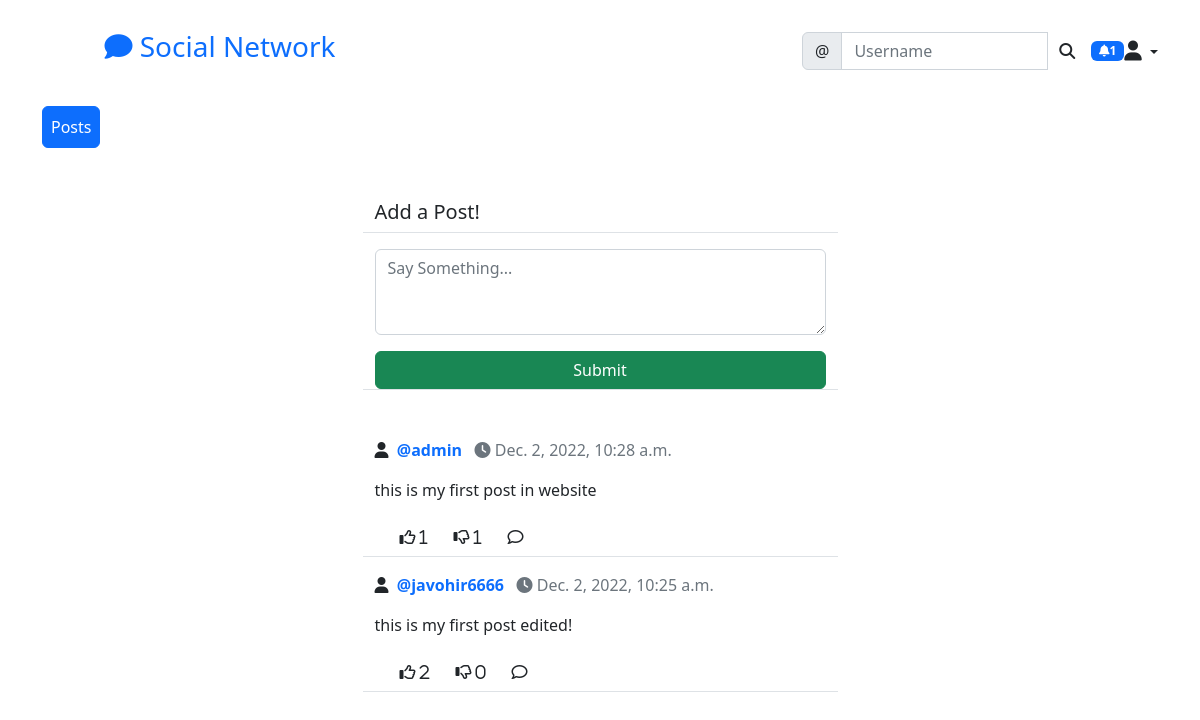
The app's page /social/ (signed in) with its own data.
### social/models.py (models this page shows)
class Post(models.Model):
    body = models.TextField()
    created_at = models.DateTimeField(auto_now_add=True)
    author = models.ForeignKey(User, on_delete=models.CASCADE)
    like = models.ManyToManyField(User,blank=True, related_name='likes')
    dislikes = models.ManyToManyField(User, blank=True, related_name='dislikes')

### social/views.py (the view, shortened to what this page needs)
# urls.py: path('', PostListView.as_view(), name='post-list'),
class PostListView(LoginRequiredMixin, View):
    def get(self,request, *args, **kwargs):
        logged_in_user = request.user
        posts = Post.objects.filter(
            author__profile__followers__in = [logged_in_user.id]
            ).order_by('-created_at')
        form = PostForm()
        context = {
            'post_list':posts,
            'form' : form
        }
        return render(request, 'social/post_list.html', context)

### social/forms.py
class PostForm(forms.ModelForm):
    body = forms.CharField(
        label= '',
        widget=forms.Textarea(attrs={
            'rows':'3',
            'placeholder':"Say Something..."
        })
    )
    class Meta:
        model = Post
        fields = ['body']

### landing/templatetags/custom_tags.py (called while the page is built)
@register.inclusion_tag('social/show_notifications.html', takes_context=True)
def show_notifications(context):
	request_user = context['request'].user
	notifications = Notification.objects.filter(to_user=request_user).exclude(user_has_seen=True).order_by('-date')
	return {'notifications': notifications}

### social/templates/social/post_list.html (shortened to what this page needs)
{% extends 'landing/base.html' %}
{% load crispy_forms_tags %}
{% block content %}
<div class="container mt-5">
    <div class="row justify-content-center mt-3">
        <div class="col-md-5 col-sm-12 border-bottom">
            <h5>Add a Post!</h5>
        </div>
    </div>
    <div class="row justify-content-center mt-3 mb-5">
        <div class="col-md-5 col-sm-12 border-bottom">
            <form method="POST">
                {{form|crispy}}
            <div class="d-grid gap-2">
                <button class="btn btn-success mt-3">Submit</button>
            </div>
            </form>
        </div>
    </div>
    {% for post in post_list %}
        <div class="row justify-content-center mt-3">
            <div class="col-md-5 col-sm-12 border-bottom">
                <p>
                    <i class="fa fa-user" aria-hidden="true"></i>
                    &nbsp;<strong><a href="{% url 'profile' post.author.profile.pk %}" class="text-decoration-none text-primary">@{{post.author}}</a></strong>
                        <span class="text-muted">
                            <i class="fa fa-clock" aria-hidden="true">
                            </i>&nbsp;{{post.created_at}}
                        </span>
                </p>
                <p>{{post.body|safe|slice:50}}</p>
                <div class="container">
                <div class="d-flex flex-row">
                    <form method="POST" action="{% url 'like' post.pk %}">
                        <button type="submit" class="btn btn-transparent">
                            <i class="far fa-thumbs-up">&nbsp;<span>{{post.like.all.count}}</span></i>
                        </button>
                    </form>
                    <form method="POST" action="{% url 'dislike' post.pk %}">
                        <button type="submit" class="btn btn-transparent">
                            <i class="far fa-thumbs-down">&nbsp;<span>{{post.dislikes.all.count}}</span></i>
                        </button>
                    </form>
                    <a class="btn btn-transparent" href="{% url 'post-detail' post.pk %}"><i class="far fa-comment"></i></a>
                </div>
            </div>
            </div>
        </div>
        {% endfor %}
</div>
{% endblock content %}

### records on screen
Post: author "admin", created_at "Dec. 2, 2022, 10:28 a.m.", body "this is my first post in website", like.all.count "1", dislikes.all.count "1"
Post: author "javohir6666", created_at "Dec. 2, 2022, 10:25 a.m.", body "this is my first post edited!", like.all.count "2", dislikes.all.count "0"

### other values on screen
{{ notifications.count }} "1"
